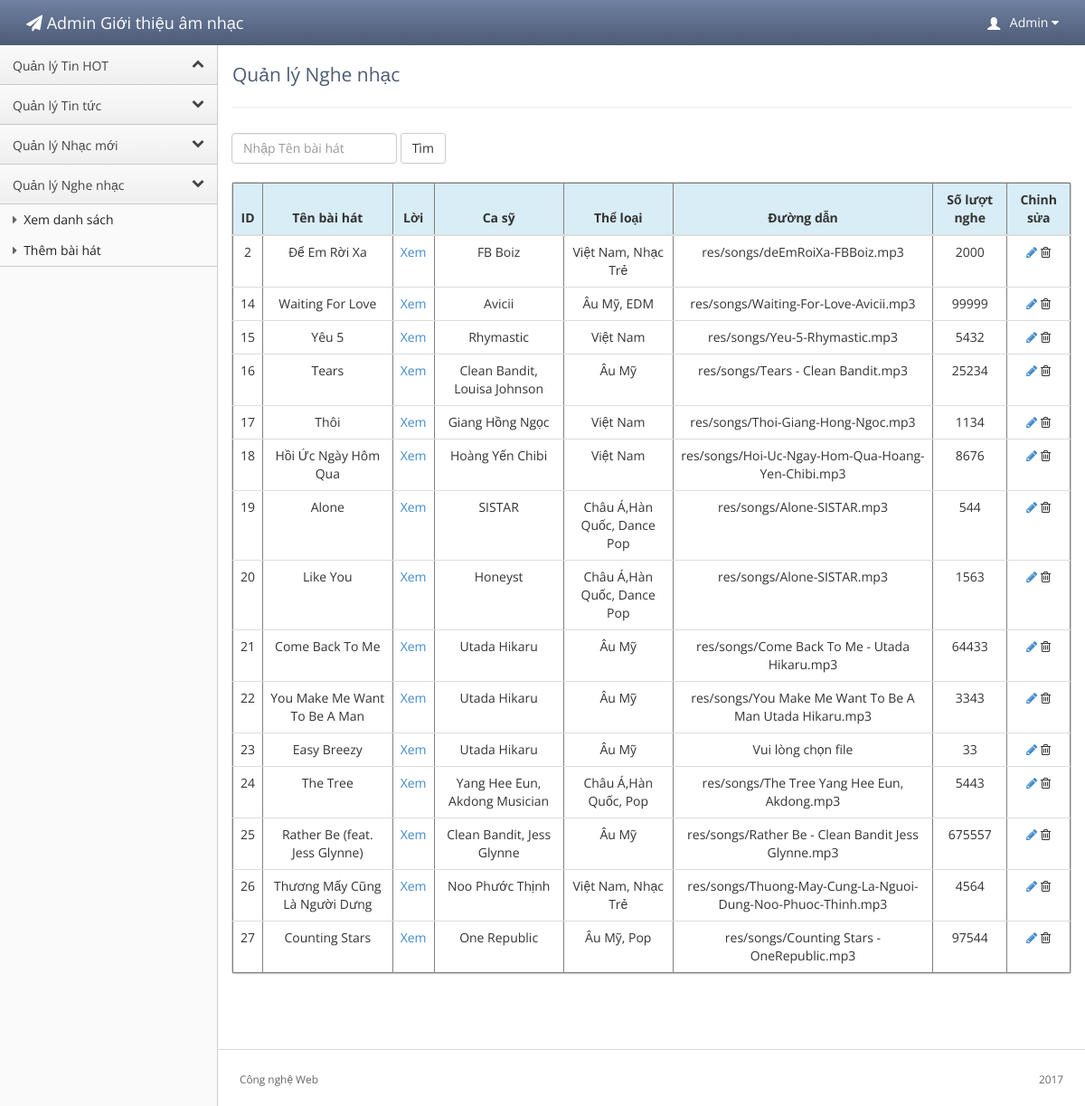
Page /admin/index.php?controller=nghenhac&action=view (signed in) on the committed database.
### tables this page shows
CREATE TABLE `nghenhac` (
  `ID` int(11) NOT NULL,
  `TenBaiHat` varchar(100) NOT NULL,
  `LoiBaiHat` longtext NOT NULL,
  `CaSy` varchar(100) NOT NULL,
  `TacGia` varchar(100) NOT NULL,
  `TheLoai` varchar(100) NOT NULL,
  `DuongDan` varchar(100) NOT NULL,
  `LuotNghe` int(11) NOT NULL
);

### admin/controllers/nghenhac.php (called while the page is built, shortened)
<?php
class Nghenhac{
    public static function view(){
        $dsnn = ModelNghenhac::get_all();
        require_once 'views/nghenhac/nghenhac_view.php';
    }
}
?>

### admin/views/routes.php (called while the page is built, shortened)
<?php
require_once 'models/master.php';
switch($controller){
    case 'nghenhac':
        $controller = new Nghenhac();
        require_once 'models/nghenhac.php';
        break;
}
$controller->{ $action }();
?>

### admin/index.php (called while the page is built, shortened)
<?php
require_once 'views/layout.php';
?>

### admin/models/master.php (called while the page is built, shortened)
<?php
class MasterModel{
    public static function get_all_from($table){
        $link = Database::connect();
        $sql="SELECT * FROM $table";
        $result=mysql_query($sql, $link);
        return $result;
    }
}
?>

### admin/models/nghenhac.php (called while the page is built, shortened)
<?php
class ModelNghenhac extends MasterModel{
    public static function get_all(){
        return parent::get_all_from('nghenhac');
    }
}
?>

### admin/views/nghenhac/nghenhac_view.php (the view, shortened to what this page needs)
<div class="content">
  <div class="header">
    <h1 class="page-title">Quản lý Nghe nhạc</h1>
  </div>
<?php
  if (isset($_GET['tenbaihat'])) {
      $tenbaihat=$_GET['tenbaihat'];
  } else {
      $tenbaihat="";
  }
?>
     <form class="form-inline" action="nghenhac.php" method="GET">
        <div class="form-group">
         <input type="" class="form-control" id="" placeholder="Nhập Tên bài hát" name="tenbaihat" value="<?php echo $tenbaihat ?>">
        </div>
        <button type="submit" class="btn btn-default">Tìm</button>
     </form>
     <br>
  <div class="main-content">
    <div class="panel panel-default">
     <table class="table" border="1" width="100%">
       <thead>
         <tr class="info">
          <th style="text-align:center">ID</th>
          <th style="text-align:center">Tên bài hát</th>
          <th style="text-align:center">Lời</th>
          <th style="text-align:center">Ca sỹ</th>
          <th style="text-align:center">Thể loại</th>
          <th style="text-align:center">Đường dẫn</th>
          <th style="text-align:center">Số lượt nghe</th>
          <th style="text-align:center">Chỉnh sửa</th>
        </tr>
      </thead>
      <tbody>
      <?php while ($row=mysql_fetch_row($dsnn)) { ?>
        <tr>
          <td style="text-align:center"><?php echo $row[0] ?></td>
          <td style="text-align:center"><?php echo $row[1] ?></td>
          <td style="text-align:center"><a href="?controller=nghenhac&action=read&id=<?php echo $row[0] ?>">Xem</a></td>
          <td style="text-align:center"><?php echo $row[3] ?></td>
          <td style="text-align:center"><?php echo $row[5] ?></td>
          <td style="text-align:center"><?php echo $row[6] ?></td>
          <td style="text-align:center"><?php echo $row[7] ?></td>
          <td style="text-align:center">
            <a href="?controller=nghenhac&action=edit&id=<?php echo $row[0] ?>"><i class="fa fa-pencil"></i></a>
            <i class="fa fa-trash-o" onClick="confirmDelete('nghenhac',<?php echo $row[0] ?>)"></i>
          </td>
        </tr>
      <?php } ?>
      </tbody>
     </table>
    </div>
  </div>
</div>

### admin/public/stylesheets/theme.css (style rules this page uses)
body { background: #fafafa; background-position: initial initial; background-repeat: initial initial; margin: 0px; padding: 0px; }
body, h1, h2, h3, h4, h5, h6, p, a, .h1, .h2, .h3, .h4, .h5, .h6 { font-family: 'Open Sans', helvetica, arial, sans-serif; }
h1 { color: #4d5b76; font-size: 3em; }
hr { border-top: 1px solid #ddd; border-bottom: 1px solid #fff; }
.content { position: relative; min-height: 800px; background: #fff; margin-left: 240px; border-left: 1px solid #cccccc; padding: 15px 15px 0px 15px; }
.header { background: #fff; border-bottom: 1px solid #cccccc; border-bottom: 1px solid #eee; border-left: 1px solid #ffffff; padding: .5em 0em 1em 0em; margin: 0px 0em 2em 0em; }
.header h1 { margin: 0em 0em .5em 0em; padding: 0em; line-height: 1em; font-size: 1.5em; font-weight: normal; }
footer { padding: 1em; margin-top: 4em; color: #666; font-size: .85em; line-height: 1.3em; margin: 4em -3px 0em -3px; }
footer hr { margin: 2em -2em; }
.panel { border: 1px solid #ccc; background: white; border-radius: 3px; }
.btn { -webkit-border-radius: 3px; -moz-border-radius: 3px; border-radius: 3px; }

### rows in the picture
nghenhac: ID "2", TenBaiHat "Để Em Rời Xa", CaSy "FB Boiz", TheLoai "Việt Nam, Nhạc Trẻ", DuongDan "res/songs/deEmRoiXa-FBBoiz.mp3", LuotNghe "2000"
nghenhac: ID "14", TenBaiHat "Waiting For Love", CaSy "Avicii", TheLoai "Âu Mỹ, EDM", DuongDan "res/songs/Waiting-For-Love-Avicii.mp3", LuotNghe "99999"
nghenhac: ID "15", TenBaiHat "Yêu 5", CaSy "Rhymastic", TheLoai "Việt Nam", DuongDan "res/songs/Yeu-5-Rhymastic.mp3", LuotNghe "5432"
nghenhac: ID "16", TenBaiHat "Tears", CaSy "Clean Bandit, Louisa Johnson", TheLoai "Âu Mỹ", DuongDan "res/songs/Tears - Clean Bandit.mp3", LuotNghe "25234"
nghenhac: ID "17", TenBaiHat "Thôi", CaSy "Giang Hồng Ngọc", TheLoai "Việt Nam", DuongDan "res/songs/Thoi-Giang-Hong-Ngoc.mp3", LuotNghe "1134"
nghenhac: ID "18", TenBaiHat "Hồi Ức Ngày Hôm Qua", CaSy "Hoàng Yến Chibi", TheLoai "Việt Nam", DuongDan "res/songs/Hoi-Uc-Ngay-Hom-Qua-Hoang-Yen-Chibi.mp3", LuotNghe "8676"
nghenhac: ID "19", TenBaiHat "Alone", CaSy "SISTAR", TheLoai "Châu Á,Hàn Quốc, Dance Pop", DuongDan "res/songs/Alone-SISTAR.mp3", LuotNghe "544"
nghenhac: ID "20", TenBaiHat "Like You", CaSy "Honeyst", TheLoai "Châu Á,Hàn Quốc, Dance Pop", DuongDan "res/songs/Alone-SISTAR.mp3", LuotNghe "1563"
nghenhac: ID "21", TenBaiHat "Come Back To Me", CaSy "Utada Hikaru", TheLoai "Âu Mỹ", DuongDan "res/songs/Come Back To Me - Utada Hikaru.mp3", LuotNghe "64433"
nghenhac: ID "22", TenBaiHat "You Make Me Want To Be A Man", CaSy "Utada Hikaru", TheLoai "Âu Mỹ", DuongDan "res/songs/You Make Me Want To Be A Man Utada Hikaru.mp3", LuotNghe "3343"
nghenhac: ID "23", TenBaiHat "Easy Breezy", CaSy "Utada Hikaru", TheLoai "Âu Mỹ", DuongDan "Vui lòng chọn file", LuotNghe "33"
nghenhac: ID "24", TenBaiHat "The Tree", CaSy "Yang Hee Eun, Akdong Musician", TheLoai "Châu Á,Hàn Quốc, Pop", DuongDan "res/songs/The Tree Yang Hee Eun, Akdong.mp3", LuotNghe "5443"
nghenhac: ID "25", TenBaiHat "Rather Be (feat. Jess Glynne)", CaSy "Clean Bandit, Jess Glynne", TheLoai "Âu Mỹ", DuongDan "res/songs/Rather Be - Clean Bandit Jess Glynne.mp3", LuotNghe "675557"
nghenhac: ID "26", TenBaiHat "Thương Mấy Cũng Là Người Dưng", CaSy "Noo Phước Thịnh", TheLoai "Việt Nam, Nhạc Trẻ", DuongDan "res/songs/Thuong-May-Cung-La-Nguoi-Dung-Noo-Phuoc-Thinh.mp3", LuotNghe "4564"
nghenhac: ID "27", TenBaiHat "Counting Stars", CaSy "One Republic", TheLoai "Âu Mỹ, Pop", DuongDan "res/songs/Counting Stars - OneRepublic.mp3", LuotNghe "97544"
